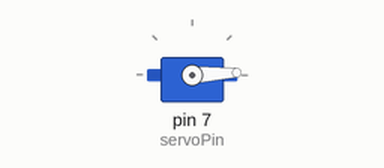
Simulated run of this sketch. Board: Arduino Uno, built with avr-gcc and run on an emulated ATmega328P. Shown: servo.

Above: at 0.05 s.
At 0.9 s:
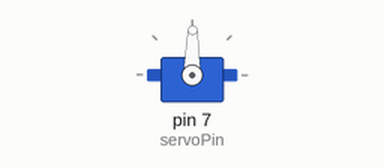
At 1.75 s:
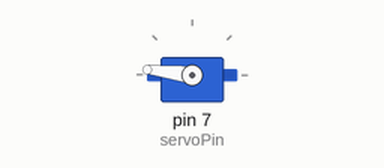
At 3.45 s:
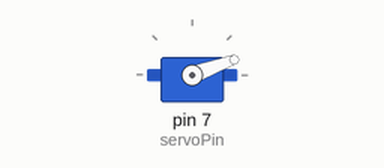
Timing chart, 0 to 8.4 s (numbered marks = the images above):
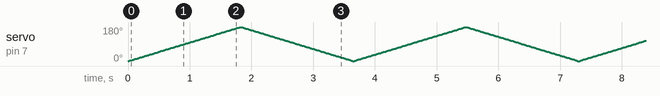

The sketch:

servo_motor.ino
```cpp
#include <Servo.h>

//Declare the servo pin
int servoPin = 7;
int p = 0;

//Create a servo object
Servo Servo1;

void setup() {
  // we need to attach the servo to the used pin number
  Servo1.attach(servoPin);
  Servo1.write(180);
}

void loop() {

  for(p = 0;p<=180;p++){
    Servo1.write(p);
    delay(10);
  }
  for(p = 180;p>=0;p--){
    Servo1.write(p);
    delay(10);
  }
//  digitalWrite(servoPin,HIGH);
//  // Make servo go to 0 degree
//  Servo1.write(0);
//  delay(1000);
//  //Make servo go to 90 degree
//  Servo1.write(90);
//  delay(1000);
//  //Make servo go to 180 degree
//  Servo1.write(180);
//  delay(1000);

}
```
